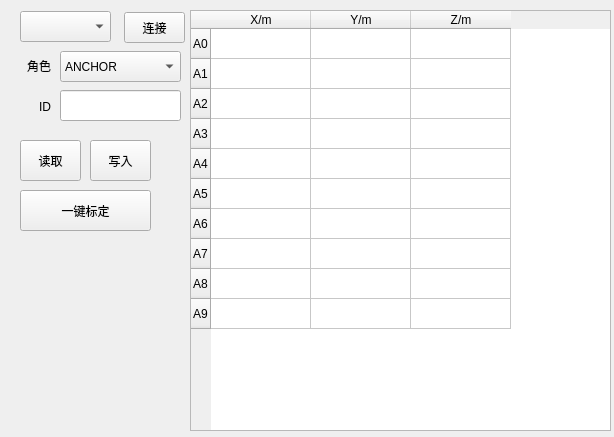
<?xml version="1.0" encoding="UTF-8"?>
<ui version="4.0">
 <class>PlaceInfoDialog</class>
 <widget class="QDialog" name="PlaceInfoDialog">
  <property name="geometry">
   <rect>
    <x>0</x>
    <y>0</y>
    <width>614</width>
    <height>437</height>
   </rect>
  </property>
  <property name="windowTitle">
   <string>基站标定</string>
  </property>
  <widget class="QToolButton" name="btnComOpen">
   <property name="geometry">
    <rect>
     <x>124</x>
     <y>12</y>
     <width>61</width>
     <height>31</height>
    </rect>
   </property>
   <property name="text">
    <string>连接</string>
   </property>
  </widget>
  <widget class="QComboBox" name="comboBoxCom">
   <property name="geometry">
    <rect>
     <x>20</x>
     <y>11</y>
     <width>91</width>
     <height>31</height>
    </rect>
   </property>
  </widget>
  <widget class="QToolButton" name="btnRead">
   <property name="geometry">
    <rect>
     <x>20</x>
     <y>140</y>
     <width>61</width>
     <height>41</height>
    </rect>
   </property>
   <property name="text">
    <string>读取</string>
   </property>
  </widget>
  <widget class="QToolButton" name="btnWrite">
   <property name="geometry">
    <rect>
     <x>90</x>
     <y>140</y>
     <width>61</width>
     <height>41</height>
    </rect>
   </property>
   <property name="text">
    <string>写入</string>
   </property>
  </widget>
  <widget class="QToolButton" name="btnOnekey">
   <property name="geometry">
    <rect>
     <x>20</x>
     <y>190</y>
     <width>131</width>
     <height>41</height>
    </rect>
   </property>
   <property name="text">
    <string>一键标定</string>
   </property>
  </widget>
  <widget class="QComboBox" name="comboBox_role">
   <property name="geometry">
    <rect>
     <x>60</x>
     <y>51</y>
     <width>121</width>
     <height>31</height>
    </rect>
   </property>
   <item>
    <property name="text">
     <string>ANCHOR</string>
    </property>
   </item>
   <item>
    <property name="text">
     <string>TAG</string>
    </property>
   </item>
   <item>
    <property name="text">
     <string>CONSOLE</string>
    </property>
   </item>
  </widget>
  <widget class="QLabel" name="label">
   <property name="geometry">
    <rect>
     <x>10</x>
     <y>50</y>
     <width>41</width>
     <height>31</height>
    </rect>
   </property>
   <property name="text">
    <string>角色</string>
   </property>
   <property name="alignment">
    <set>Qt::AlignRight|Qt::AlignTrailing|Qt::AlignVCenter</set>
   </property>
  </widget>
  <widget class="QTableWidget" name="tableWidget">
   <property name="geometry">
    <rect>
     <x>190</x>
     <y>10</y>
     <width>421</width>
     <height>421</height>
    </rect>
   </property>
   <row>
    <property name="text">
     <string>A0</string>
    </property>
   </row>
   <row>
    <property name="text">
     <string>A1</string>
    </property>
   </row>
   <row>
    <property name="text">
     <string>A2</string>
    </property>
   </row>
   <row>
    <property name="text">
     <string>A3</string>
    </property>
   </row>
   <row>
    <property name="text">
     <string>A4</string>
    </property>
   </row>
   <row>
    <property name="text">
     <string>A5</string>
    </property>
   </row>
   <row>
    <property name="text">
     <string>A6</string>
    </property>
   </row>
   <row>
    <property name="text">
     <string>A7</string>
    </property>
   </row>
   <row>
    <property name="text">
     <string>A8</string>
    </property>
   </row>
   <row>
    <property name="text">
     <string>A9</string>
    </property>
   </row>
   <column>
    <property name="text">
     <string>X/m</string>
    </property>
   </column>
   <column>
    <property name="text">
     <string>Y/m</string>
    </property>
   </column>
   <column>
    <property name="text">
     <string>Z/m</string>
    </property>
   </column>
  </widget>
  <widget class="QLineEdit" name="lineEdit_ID">
   <property name="geometry">
    <rect>
     <x>60</x>
     <y>90</y>
     <width>121</width>
     <height>31</height>
    </rect>
   </property>
  </widget>
  <widget class="QLabel" name="label_2">
   <property name="geometry">
    <rect>
     <x>10</x>
     <y>91</y>
     <width>41</width>
     <height>31</height>
    </rect>
   </property>
   <property name="text">
    <string>ID</string>
   </property>
   <property name="alignment">
    <set>Qt::AlignRight|Qt::AlignTrailing|Qt::AlignVCenter</set>
   </property>
  </widget>
 </widget>
 <layoutdefault spacing="6" margin="11"/>
 <resources/>
 <connections/>
</ui>
